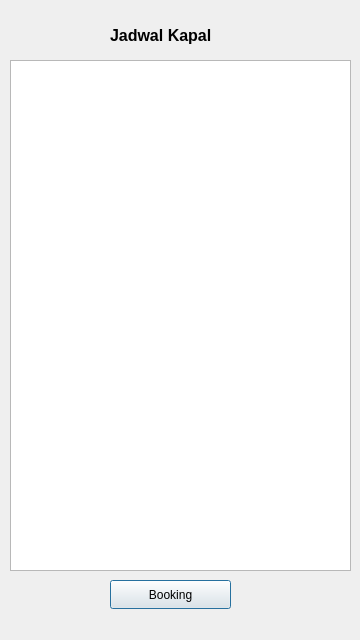
<?xml version="1.0" encoding="UTF-8"?>
<ui version="4.0">
 <class>jadwal_kapal</class>
 <widget class="QDialog" name="jadwal_kapal">
  <property name="geometry">
   <rect>
    <x>0</x>
    <y>0</y>
    <width>360</width>
    <height>640</height>
   </rect>
  </property>
  <property name="minimumSize">
   <size>
    <width>360</width>
    <height>640</height>
   </size>
  </property>
  <property name="maximumSize">
   <size>
    <width>360</width>
    <height>640</height>
   </size>
  </property>
  <property name="windowTitle">
   <string>Shit Ship Booking</string>
  </property>
  <property name="windowIcon">
   <iconset>
    <normaloff>../../../Downloads/ship-icon_34102.png</normaloff>../../../Downloads/ship-icon_34102.png</iconset>
  </property>
  <widget class="QLabel" name="label_6">
   <property name="geometry">
    <rect>
     <x>110</x>
     <y>20</y>
     <width>131</width>
     <height>31</height>
    </rect>
   </property>
   <property name="font">
    <font>
     <pointsize>12</pointsize>
     <bold>true</bold>
    </font>
   </property>
   <property name="text">
    <string>Jadwal Kapal</string>
   </property>
  </widget>
  <widget class="QTableWidget" name="tableWidget">
   <property name="geometry">
    <rect>
     <x>10</x>
     <y>60</y>
     <width>341</width>
     <height>511</height>
    </rect>
   </property>
  </widget>
  <widget class="QPushButton" name="pushButton">
   <property name="geometry">
    <rect>
     <x>110</x>
     <y>580</y>
     <width>121</width>
     <height>29</height>
    </rect>
   </property>
   <property name="text">
    <string>Booking</string>
   </property>
  </widget>
 </widget>
 <resources/>
 <connections/>
</ui>
